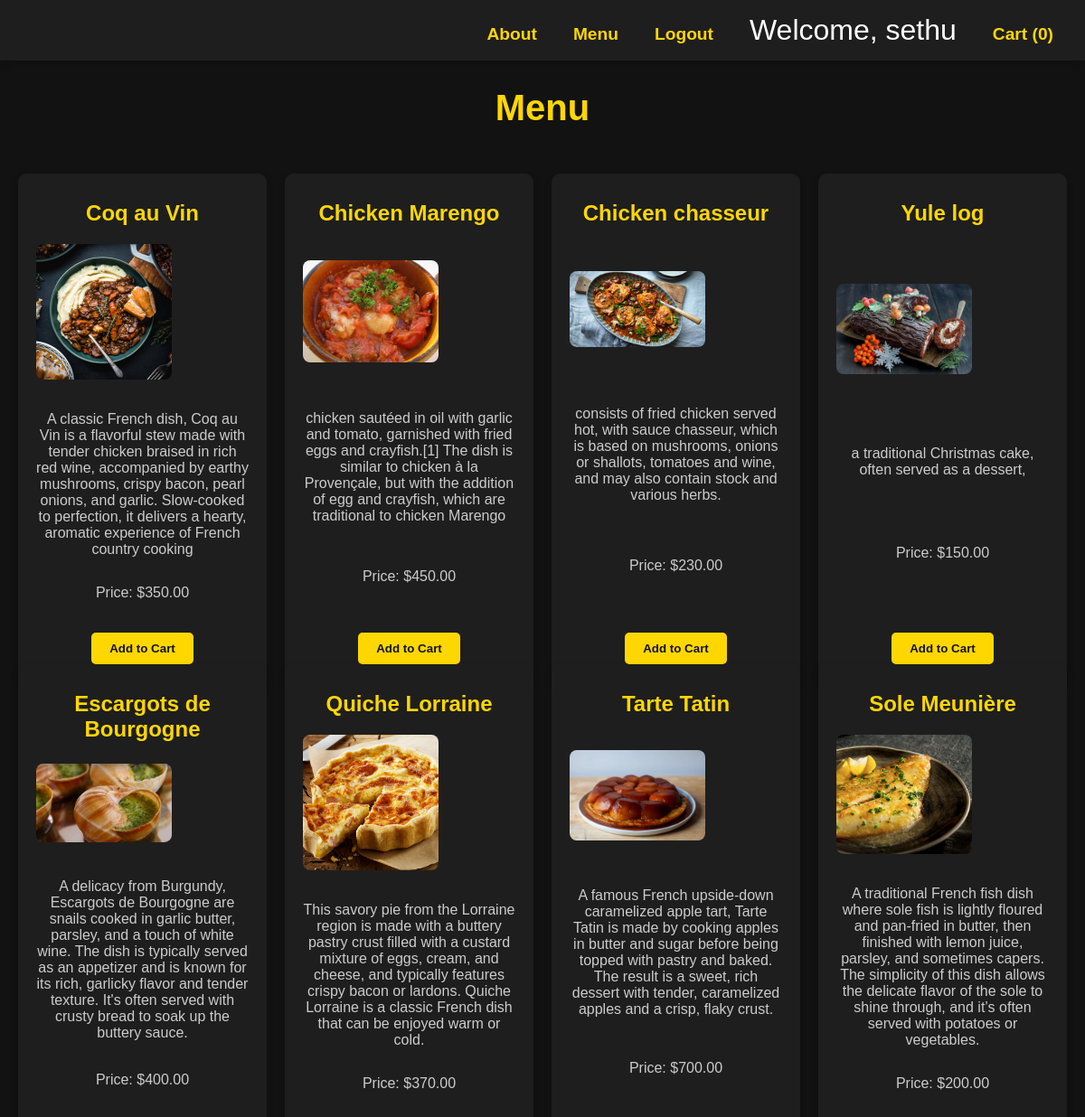
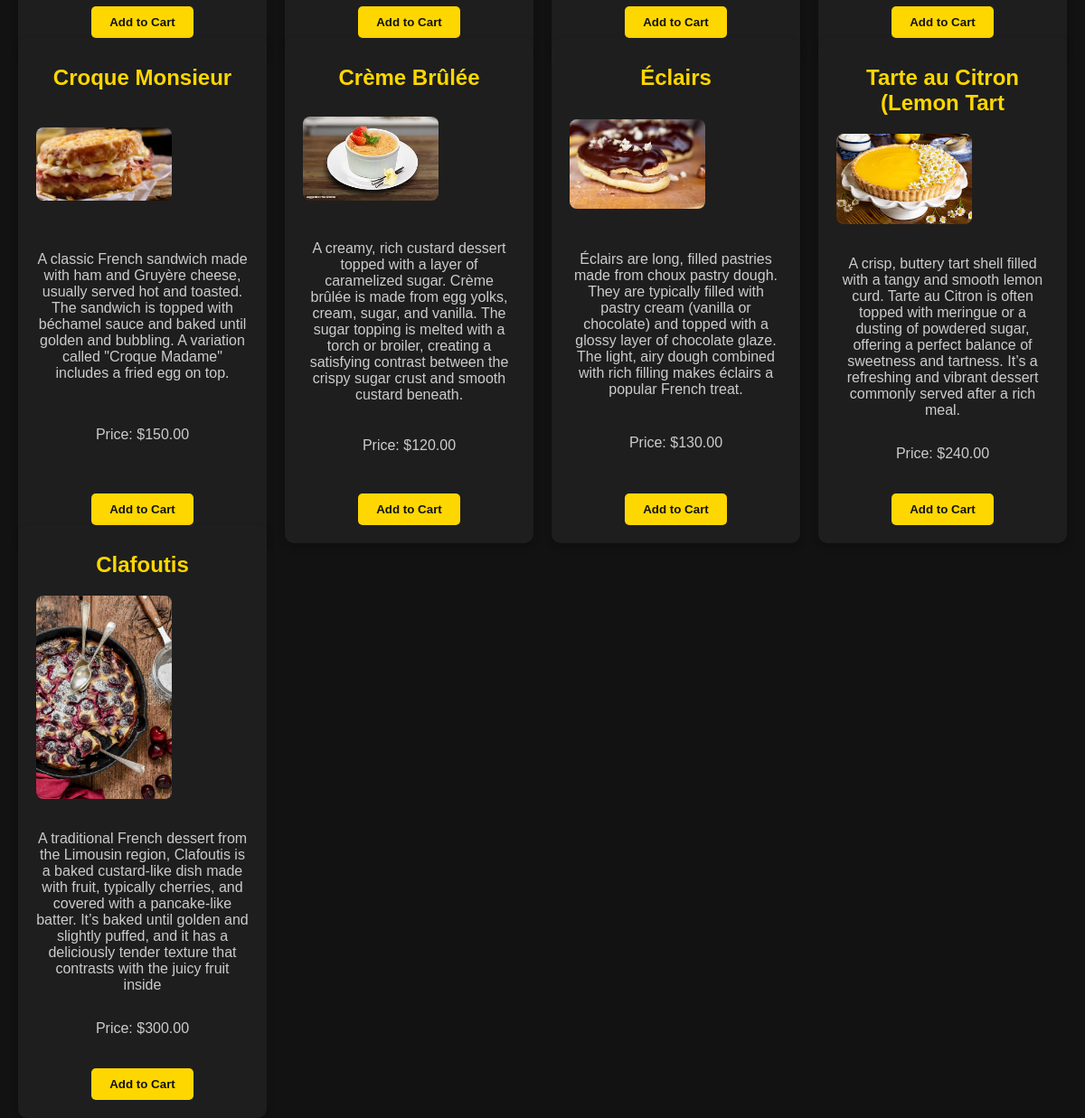
/menu/ (signed in), run on the app's committed database (2 pictures, top to bottom).
### authentication/models.py (models this page shows)
class User(AbstractUser):
    age = models.PositiveIntegerField(null=True, blank=True)
    dob = models.DateField(null=True, blank=True)
    address = models.TextField(null=True, blank=True)

### menu/models.py (models this page shows, shortened)
class MenuItem(models.Model):
    name = models.CharField(max_length=100)
    description = models.TextField(blank=True)
    price = models.DecimalField(max_digits=5, decimal_places=2)
    image = models.ImageField(upload_to="menu_images/")
    dish_id=models.IntegerField(default=0)

### menu/views.py (the view)
# urls.py: path('',include('menu.urls')),
@login_required(login_url='/login/')
def menu(request):
    dishes = MenuItem.objects.all()
    cart_count = Cart.objects.filter(user=request.user, is_ordered=False).count()
    return render(request,'menu.html', {
        'dishes': dishes,
        'cart_count': cart_count
    })

### authentication/templates/menu.html (shortened to what this page needs)
{% load static %}
<!DOCTYPE html>
<html lang="en">
<head>
    <link rel="stylesheet" href="{% static 'css/menu.css' %}">
</head>
<body>
    <nav>
        <ul>
            <li><a href="">About</a></li>
            <li><a href="/menu/">Menu</a></li>
            <li><a href="/logout/">Logout</a></li>
            <li><span>Welcome, {{ user.username }}</span></li>
            <li><a href="/cart/">Cart ({{ cart_count }})</a></li>
        </ul>
    </nav>
    <h1>Menu</h1>
    <div class="menu-container">
        {% for dish in dishes %}
            <div class="dish">
                <h2>{{ dish.name }}</h2>
                <img src="{{ dish.image.url }}" alt="{{ dish.name }}" style="max-width: 200px; height: auto;">
                <p>{{ dish.description }}</p>
                <p>Price: ${{ dish.price }}</p>
                <form method="POST" action="{% url 'add_to_cart' dish.id %}">
                    <button type="submit">Add to Cart</button>
                </form>
            </div>
        {% endfor %}
    </div>
</body>
</html>

### static/css/menu.css (style rules this page uses)
body { font-family: 'Arial', sans-serif; background-color: #121212; color: #ffffff; margin: 0; padding: 0; }
nav { background-color: #1E1E1E; padding: 15px; box-shadow: 0 4px 8px rgba(0, 0, 0, 0.2); }
nav ul { list-style: none; display: flex; justify-content: right; font-size: 2.0rem; margin: 0; padding: 0; }
nav ul li { margin: 0 20px; }
nav ul li a { text-decoration: none; color: #FFD700; font-size: 1.2rem; font-weight: bold; transition: color 0.3s; }
h1 { text-align: center; font-size: 2.5rem; color: #FFD700; margin: 30px 0; }
.menu-container { max-width: 1200px; margin: 0 auto; padding: 20px; display: grid; grid-template-columns: repeat(4, 1fr); gap: 20px; }
.dish { background-color: #1E1E1E; padding: 20px; border-radius: 10px; text-align: center; box-shadow: 0 4px 8px rgba(0, 0, 0, 0.2); transition: transform 0.3s ease, box-shadow 0.3s ease; display: flex; flex-direction: column; justify-content: space-between; height: 100%; }
.dish img { width: 150px; height: 150px; border-radius: 8px; object-fit: cover; margin-bottom: 15px; }
.dish h2 { font-size: 1.5rem; color: #FFD700; margin: 10px 0; }
.dish p { font-size: 1rem; color: #CCCCCC; margin: 10px 0; }
.dish button { margin-top: 15px; padding: 10px 20px; background-color: #FFD700; border: none; border-radius: 5px; cursor: pointer; color: #121212; font-weight: bold; text-align: center; display: inline-block; }

### data on the page
User: username "sethu"
MenuItem: name "Coq au Vin", image (picture), description "A classic French dish, Coq au Vin is a flavorful stew made with tender chicken braised in rich red wine, accompanied by earthy mushrooms, crispy bacon, pearl onions, and garlic. Slow-cooked to perfection, it delivers a hearty, aromatic experience of French country cooking", price "350.00"
MenuItem: name "Chicken Marengo", image (picture), description "chicken sautéed in oil with garlic and tomato, garnished with fried eggs and crayfish.[1] The dish is similar to chicken à la Provençale, but with the addition of egg and crayfish, which are traditional to chicken Marengo", price "450.00"
MenuItem: name "Chicken chasseur", image (picture), description "consists of fried chicken served hot, with sauce chasseur, which is based on mushrooms, onions or shallots, tomatoes and wine, and may also contain stock and various herbs.", price "230.00"
MenuItem: name "Yule log", image (picture), description "a traditional Christmas cake, often served as a dessert,", price "150.00"
MenuItem: name "Escargots de Bourgogne", image (picture), description "A delicacy from Burgundy, Escargots de Bourgogne are snails cooked in garlic butter, parsley, and a touch of white wine. The dish is typically served as an appetizer and is known for its rich, garlicky flavor and tender texture. It's often served with crusty bread to soak up the buttery sauce.", price "400.00"
MenuItem: name "Quiche Lorraine", image (picture), description "This savory pie from the Lorraine region is made with a buttery pastry crust filled with a custard mixture of eggs, cream, and cheese, and typically features crispy bacon or lardons. Quiche Lorraine is a classic French dish that can be enjoyed warm or cold.", price "370.00"
MenuItem: name "Tarte Tatin", image (picture), description "A famous French upside-down caramelized apple tart, Tarte Tatin is made by cooking apples in butter and sugar before being topped with pastry and baked. The result is a sweet, rich dessert with tender, caramelized apples and a crisp, flaky crust.", price "700.00"
MenuItem: name "Sole Meunière", image (picture), description "A traditional French fish dish where sole fish is lightly floured and pan-fried in butter, then finished with lemon juice, parsley, and sometimes capers. The simplicity of this dish allows the delicate flavor of the sole to shine through, and it’s often served with potatoes or vegetables.", price "200.00"
MenuItem: name "Croque Monsieur", image (picture), description "A classic French sandwich made with ham and Gruyère cheese, usually served hot and toasted. The sandwich is topped with béchamel sauce and baked until golden and bubbling. A variation called \"Croque Madame\" includes a fried egg on top.", price "150.00"
MenuItem: name "Crème Brûlée", image (picture), description "A creamy, rich custard dessert topped with a layer of caramelized sugar. Crème brûlée is made from egg yolks, cream, sugar, and vanilla. The sugar topping is melted with a torch or broiler, creating a satisfying contrast between the crispy sugar crust and smooth custard beneath.", price "120.00"
MenuItem: name "Éclairs", image (picture), description "Éclairs are long, filled pastries made from choux pastry dough. They are typically filled with pastry cream (vanilla or chocolate) and topped with a glossy layer of chocolate glaze. The light, airy dough combined with rich filling makes éclairs a popular French treat.", price "130.00"
MenuItem: name "Tarte au Citron (Lemon Tart", image (picture), description "A crisp, buttery tart shell filled with a tangy and smooth lemon curd. Tarte au Citron is often topped with meringue or a dusting of powdered sugar, offering a perfect balance of sweetness and tartness. It’s a refreshing and vibrant dessert commonly served after a rich meal.", price "240.00"
MenuItem: name "Clafoutis", image (picture), description "A traditional French dessert from the Limousin region, Clafoutis is a baked custard-like dish made with fruit, typically cherries, and covered with a pancake-like batter. It’s baked until golden and slightly puffed, and it has a deliciously tender texture that contrasts with the juicy fruit inside", price "300.00"

### other printed values
{{ cart_count }} "0"
